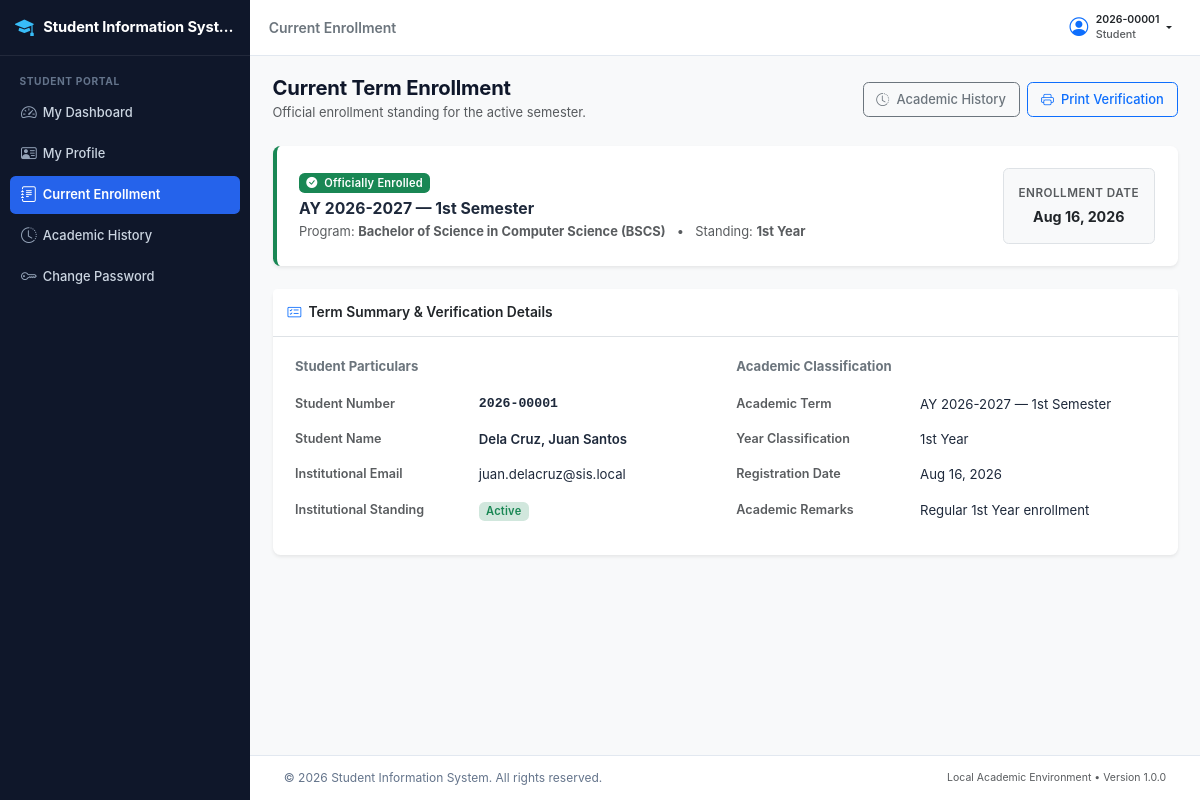
The page /student/enrollment.php (signed in) on the database its author committed.
### tables this page shows
CREATE TABLE `students` (
  `student_id` int(11) NOT NULL AUTO_INCREMENT,
  `student_number` varchar(20) NOT NULL,
  `user_id` int(11) DEFAULT NULL,
  `first_name` varchar(50) NOT NULL,
  `middle_name` varchar(50) DEFAULT NULL,
  `last_name` varchar(50) NOT NULL,
  `date_of_birth` date NOT NULL,
  `gender` enum('Male','Female','Other') NOT NULL,
  `civil_status` enum('Single','Married','Widowed','Separated') NOT NULL DEFAULT 'Single',
  `email` varchar(100) NOT NULL,
  `contact_number` varchar(25) NOT NULL,
  `home_address` text NOT NULL,
  `emergency_contact_name` varchar(100) NOT NULL,
  `emergency_contact_number` varchar(25) NOT NULL,
  `program_id` int(11) NOT NULL,
  `current_status` enum('Active','Inactive','Graduated','Withdrawn') NOT NULL DEFAULT 'Active',
  `created_at` datetime NOT NULL DEFAULT current_timestamp(),
  `updated_at` datetime NOT NULL DEFAULT current_timestamp() ON UPDATE current_timestamp(),
  PRIMARY KEY (`student_id`),
  UNIQUE KEY `student_number` (`student_number`),
  UNIQUE KEY `email` (`email`),
  UNIQUE KEY `user_id` (`user_id`),
  KEY `idx_students_program` (`program_id`),
  KEY `idx_students_status` (`current_status`),
  KEY `idx_students_names` (`last_name`,`first_name`),
  CONSTRAINT `fk_students_program` FOREIGN KEY (`program_id`) REFERENCES `programs` (`program_id`) ON UPDATE CASCADE,
  CONSTRAINT `fk_students_user` FOREIGN KEY (`user_id`) REFERENCES `users` (`user_id`) ON DELETE SET NULL ON UPDATE CASCADE
);

CREATE TABLE `enrollments` (
  `enrollment_id` int(11) NOT NULL AUTO_INCREMENT,
  `student_id` int(11) NOT NULL,
  `semester_id` int(11) NOT NULL,
  `program_id` int(11) NOT NULL,
  `year_level` enum('1st Year','2nd Year','3rd Year','4th Year','5th Year') NOT NULL,
  `enrollment_date` date NOT NULL,
  `enrollment_status` enum('Pending','Enrolled','Dropped','Completed') NOT NULL DEFAULT 'Enrolled',
  `remarks` text DEFAULT NULL,
  `created_by` int(11) NOT NULL,
  `created_at` datetime NOT NULL DEFAULT current_timestamp(),
  `updated_at` datetime NOT NULL DEFAULT current_timestamp() ON UPDATE current_timestamp(),
  PRIMARY KEY (`enrollment_id`),
  UNIQUE KEY `uq_student_semester` (`student_id`,`semester_id`),
  KEY `idx_enrollments_semester` (`semester_id`),
  KEY `idx_enrollments_status` (`enrollment_status`),
  KEY `idx_enrollments_program` (`program_id`),
  KEY `fk_enrollments_creator` (`created_by`),
  CONSTRAINT `fk_enrollments_creator` FOREIGN KEY (`created_by`) REFERENCES `users` (`user_id`) ON UPDATE CASCADE,
  CONSTRAINT `fk_enrollments_program` FOREIGN KEY (`program_id`) REFERENCES `programs` (`program_id`) ON UPDATE CASCADE,
  CONSTRAINT `fk_enrollments_semester` FOREIGN KEY (`semester_id`) REFERENCES `semesters` (`semester_id`) ON UPDATE CASCADE,
  CONSTRAINT `fk_enrollments_student` FOREIGN KEY (`student_id`) REFERENCES `students` (`student_id`) ON UPDATE CASCADE
);

CREATE TABLE `academic_years` (
  `ay_id` int(11) NOT NULL AUTO_INCREMENT,
  `year_code` varchar(20) NOT NULL,
  `start_year` int(11) NOT NULL,
  `end_year` int(11) NOT NULL,
  `is_current` tinyint(1) NOT NULL DEFAULT 0,
  `created_at` datetime NOT NULL DEFAULT current_timestamp(),
  PRIMARY KEY (`ay_id`),
  UNIQUE KEY `year_code` (`year_code`),
  KEY `idx_ay_current` (`is_current`)
);

CREATE TABLE `semesters` (
  `semester_id` int(11) NOT NULL AUTO_INCREMENT,
  `ay_id` int(11) NOT NULL,
  `semester_term` enum('1st Semester','2nd Semester','Summer') NOT NULL,
  `is_active` tinyint(1) NOT NULL DEFAULT 0,
  `start_date` date NOT NULL,
  `end_date` date NOT NULL,
  `created_at` datetime NOT NULL DEFAULT current_timestamp(),
  PRIMARY KEY (`semester_id`),
  UNIQUE KEY `uq_ay_term` (`ay_id`,`semester_term`),
  KEY `idx_semesters_active` (`is_active`),
  CONSTRAINT `fk_semesters_ay` FOREIGN KEY (`ay_id`) REFERENCES `academic_years` (`ay_id`) ON UPDATE CASCADE
);

CREATE TABLE `programs` (
  `program_id` int(11) NOT NULL AUTO_INCREMENT,
  `program_code` varchar(20) NOT NULL,
  `program_name` varchar(150) NOT NULL,
  `department` varchar(100) NOT NULL,
  `status` enum('Active','Inactive') NOT NULL DEFAULT 'Active',
  `created_at` datetime NOT NULL DEFAULT current_timestamp(),
  `updated_at` datetime NOT NULL DEFAULT current_timestamp() ON UPDATE current_timestamp(),
  PRIMARY KEY (`program_id`),
  UNIQUE KEY `program_code` (`program_code`),
  KEY `idx_programs_status` (`status`)
);

### includes/functions.php (called while the page is built, shortened)
<?php
function escape($data) {
    return htmlspecialchars((string)$data, ENT_QUOTES, 'UTF-8');
}
function format_date($date, $format = 'M d, Y') {
    $timestamp = strtotime($date);
    return $timestamp ? date($format, $timestamp) : 'N/A';
}

### includes/auth.php (called while the page is built, shortened)
<?php
require_once __DIR__ . '/functions.php';
function is_logged_in() {
    return isset($_SESSION['user_id']) && !empty($_SESSION['user_id']);
}
function current_user() {
    return [
        'user_id' => (int)$_SESSION['user_id'],
        'username' => $_SESSION['username'] ?? '',
        'email' => $_SESSION['email'] ?? '',
        'role_id' => (int)($_SESSION['role_id'] ?? 0),
        'role_name' => $_SESSION['role_name'] ?? '',
        'student_id' => isset($_SESSION['student_id']) ? (int)$_SESSION['student_id'] : null,
        'student_number' => $_SESSION['student_number'] ?? null,
        'must_change_password' => !empty($_SESSION['must_change_password'])
    ];
}

### student/enrollment.php (the view, shortened to what this page needs)
<?php
require_once __DIR__ . '/../includes/auth.php';
require_once __DIR__ . '/../includes/functions.php';
$conn = db_connect();
$page_title = 'Current Enrollment';
$student_id = (int)($_SESSION['student_id'] ?? 0);
$active_sem_res = mysqli_query($conn, "SELECT sem.semester_id, sem.semester_term, sem.start_date, sem.end_date, ay.year_code
                                       FROM semesters sem
                                       INNER JOIN academic_years ay ON sem.ay_id = ay.ay_id
                                       WHERE sem.is_active = 1
                                       LIMIT 1");
$active_semester = mysqli_fetch_assoc($active_sem_res);
$st_stmt = mysqli_prepare($conn, "SELECT s.*, p.program_code, p.program_name
                                  FROM students s
                                  LEFT JOIN programs p ON s.program_id = p.program_id
                                  WHERE s.student_id = ?");
mysqli_stmt_bind_param($st_stmt, "i", $student_id);
mysqli_stmt_execute($st_stmt);
$student = mysqli_fetch_assoc(mysqli_stmt_get_result($st_stmt));
$enrollment = null;
if ($student_id > 0 && $active_semester) {
    $enr_sql = "SELECT e.*, p.program_code, p.program_name,
                       sem.semester_term, sem.start_date, sem.end_date,
                       ay.year_code
                FROM enrollments e
                INNER JOIN semesters sem ON e.semester_id = sem.semester_id
                INNER JOIN academic_years ay ON sem.ay_id = ay.ay_id
                INNER JOIN programs p ON e.program_id = p.program_id
                WHERE e.student_id = ? AND sem.is_active = 1";
    $enr_stmt = mysqli_prepare($conn, $enr_sql);
    mysqli_stmt_bind_param($enr_stmt, "i", $student_id);
    mysqli_stmt_execute($enr_stmt);
    $enrollment = mysqli_fetch_assoc(mysqli_stmt_get_result($enr_stmt));
}
require_once __DIR__ . '/../includes/header.php';
?>
<div class="app-wrapper">
    <?php require_once __DIR__ . '/../includes/sidebar.php'; ?>
    <div class="app-main">
        <?php require_once __DIR__ . '/../includes/navbar.php'; ?>
        <main class="content-body">
            <div class="container-fluid px-0">
                <div class="d-flex flex-column flex-md-row justify-content-between align-items-md-center mb-4 gap-2">
                    <div>
                        <h1 class="h3 mb-1 fw-bold">Current Term Enrollment</h1>
                        <p class="text-muted small mb-0">Official enrollment standing for the active semester.</p>
                    </div>
                    <div class="d-flex gap-2">
                        <a href="academic-records.php" class="btn btn-outline-secondary">
                            <i class="bi bi-clock-history me-1"></i> Academic History
                        </a>
                        <?php if ($enrollment): ?>
                            <button onclick="window.print()" class="btn btn-outline-primary">
                                <i class="bi bi-printer me-1"></i> Print Verification
                            </button>
                        <?php endif; ?>
                    </div>
                </div>
                <?php if (!$active_semester): ?>
                    <div class="alert alert-warning border-0 shadow-sm">
                        <i class="bi bi-exclamation-triangle-fill me-2 text-warning"></i>
                        No academic term is currently marked as active.
                    </div>
                <?php else: ?>
                    <div class="card border-0 shadow-sm mb-4 border-start border-success border-4">
                        <div class="card-body p-4">
                            <div class="row align-items-center">
                                <div class="col-md-8">
                                    <span class="badge bg-success mb-2">
                                        <i class="bi bi-check-circle-fill me-1"></i> Officially <?php echo escape($enrollment['enrollment_status']); ?>
                                    </span>
                                    <h4 class="fw-bold mb-1">
                                        AY <?php echo escape($enrollment['year_code']); ?> &mdash; <?php echo escape($enrollment['semester_term']); ?>
                                    </h4>
                                    <p class="text-muted small mb-0">
                                        <span>Program: <strong><?php echo escape($enrollment['program_name'] . ' (' . $enrollment['program_code'] . ')'); ?></strong></span>
                                        <span class="mx-2">&bull;</span>
                                        <span>Standing: <strong><?php echo escape($enrollment['year_level']); ?></strong></span>
                                    </p>
                                </div>
                                <div class="col-md-4 text-md-end mt-3 mt-md-0">
                                    <div class="bg-light p-3 rounded d-inline-block text-center border">
                                        <div class="small text-muted text-uppercase fw-semibold">Enrollment Date</div>
                                        <div class="fw-bold fs-6 text-dark mt-1"><?php echo format_date($enrollment['enrollment_date']); ?></div>
                                    </div>
                                </div>
                            </div>
                        </div>
                    </div>
                    <div class="card border-0 shadow-sm mb-4">
                        <div class="card-header bg-white py-3 border-bottom">
                            <h6 class="card-title mb-0 fw-semibold">
                                <i class="bi bi-card-checklist me-1 text-primary"></i> Term Summary & Verification Details
                            </h6>
                        </div>
                        <div class="card-body p-4">
                            <div class="row g-4">
                                <div class="col-md-6">
                                    <h6 class="fw-bold text-secondary mb-3">Student Particulars</h6>
                                    <dl class="row mb-0 small">
                                        <dt class="col-sm-5 text-muted">Student Number</dt>
                                        <dd class="col-sm-7 fw-bold font-monospace"><?php echo escape($student['student_number']); ?></dd>
                                        <dt class="col-sm-5 text-muted">Student Name</dt>
                                        <dd class="col-sm-7 fw-semibold"><?php echo escape($student['last_name'] . ', ' . $student['first_name'] . ($student['middle_name'] ? ' ' . $student['middle_name'] : '')); ?></dd>
                                        <dt class="col-sm-5 text-muted">Institutional Email</dt>
                                        <dd class="col-sm-7"><?php echo escape($student['email']); ?></dd>
                                        <dt class="col-sm-5 text-muted">Institutional Standing</dt>
                                        <dd class="col-sm-7"><span class="badge bg-success-subtle text-success"><?php echo escape($student['current_status']); ?></span></dd>
                                    </dl>
                                </div>
                                <div class="col-md-6">
                                    <h6 class="fw-bold text-secondary mb-3">Academic Classification</h6>
                                    <dl class="row mb-0 small">
                                        <dt class="col-sm-5 text-muted">Academic Term</dt>
                                        <dd class="col-sm-7">AY <?php echo escape($enrollment['year_code']); ?> &mdash; <?php echo escape($enrollment['semester_term']); ?></dd>
                                        <dt class="col-sm-5 text-muted">Year Classification</dt>
                                        <dd class="col-sm-7"><?php echo escape($enrollment['year_level']); ?></dd>
                                        <dt class="col-sm-5 text-muted">Registration Date</dt>
                                        <dd class="col-sm-7"><?php echo format_date($enrollment['enrollment_date']); ?></dd>
                                        <dt class="col-sm-5 text-muted">Academic Remarks</dt>
                                        <dd class="col-sm-7"><?php echo !empty($enrollment['remarks']) ? escape($enrollment['remarks']) : '<span class="text-muted fst-italic">Regular status</span>'; ?></dd>
                                    </dl>
                                </div>
                            </div>
                        </div>
                    </div>
                <?php endif; ?>
            </div>
        </main>
        <?php require_once __DIR__ . '/../includes/footer.php'; ?>

### includes/navbar.php (shortened to what this page needs)
<?php
require_once __DIR__ . '/auth.php';
require_once __DIR__ . '/functions.php';
$auth_user = current_user();
?>
<header class="app-header">
    <div class="d-flex align-items-center">
        <span class="fw-semibold text-secondary d-none d-sm-inline">
            <?php echo isset($page_title) ? escape($page_title) : APP_NAME; ?>
        </span>
    </div>
    <div class="d-flex align-items-center">
        <?php if ($auth_user): ?>
            <div class="dropdown">
                <button class="btn btn-sm btn-outline-light text-dark dropdown-toggle d-flex align-items-center border-0" type="button" id="userMenuDropdown" data-bs-toggle="dropdown" aria-expanded="false">
                    <i class="bi bi-person-circle fs-5 me-2 text-primary"></i>
                    <div class="text-start me-1 d-none d-md-block">
                        <div class="fw-semibold small leading-tight"><?php echo escape($auth_user['username']); ?></div>
                        <div class="text-muted" style="font-size: 0.72rem;"><?php echo escape($auth_user['role_name']); ?></div>
                    </div>
                </button>
            </div>
        <?php else: ?>
            <a href="<?php echo APP_URL; ?>/login.php" class="btn btn-sm btn-primary">
                <i class="bi bi-box-arrow-in-right me-1"></i> Log In
            </a>
        <?php endif; ?>
    </div>
</header>

### rows shown on the page
students: student_number "2026-00001", last_name+first_name+middle_name "Dela Cruz, Juan Santos", email "juan.delacruz@sis.local", current_status "Active"
enrollments: enrollment_status "Enrolled", academic_years.year_code "2026-2027", semester.semester_term "1st Semester", program.program_code "Bachelor of Science in Computer Science (BSCS)", year_level "1st Year", enrollment_date "Aug 16, 2026", remarks "Regular 1st Year enrollment"

### other values the page prints
APP_NAME "Student Information Syst…"
$page_title "Current Enrollment"
$auth_user['role_name'] "Student"
APP_NAME "Student Information System"
APP_VERSION "1.0.0"
